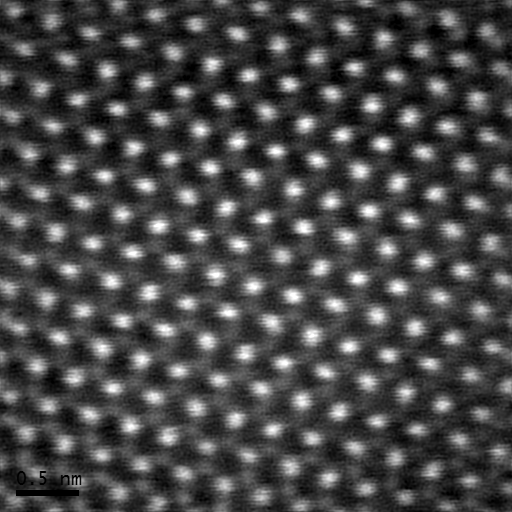
%> input picture Test Image 1.tif, 512 x 512 px
$ octave AtomicCounter.m   (GNU Octave 9; MATLAB toolbox functions it lacks are replaced by stand-ins)
%> lines starting %> are read from the running program, lines starting %| are printed output that depends on the picture; in (x1, y1, x2, y2) boxes, pixels count from 0 and x2, y2 are one past the last pixel; in counts of white or black regions, pixels touching at a corner belong together; the program's own positions count from 1
% AtomicCounter.m
%
% - Matlab script for counting the number of atoms in a HRTEM micrograph
% - Only suitable for heavy atoms such as Mo or W

% Import file
filename = uigetfile;
%> the answer given: Test Image 1.tif
I = imread(filename);
%> I is the input picture: size 512x512 uint8; min 0, max 255, mean 70.8

% Create Gaussian-blur-filtered image for comparison
Igaussfiltered = imgaussfilt(I,0.1);

% Threshold image into binary
% level = graythresh(I);
bwimage = im2bw(Igaussfiltered,0.25);
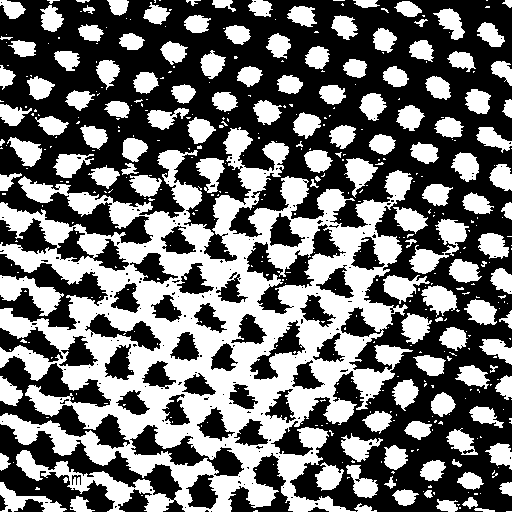
%> bwimage: size 512x512 logical; 43.5% white; 434 white regions (305 under 20 px), largest, box (x1, y1, x2, y2) and area: (0, 127, 413, 512) 67365, (0, 275, 64, 316) 1233, (409, 219, 469, 274) 1223

% Filter binary image based on particle size
bwimagefiltered = bwareafilt(bwimage,[5 300]);
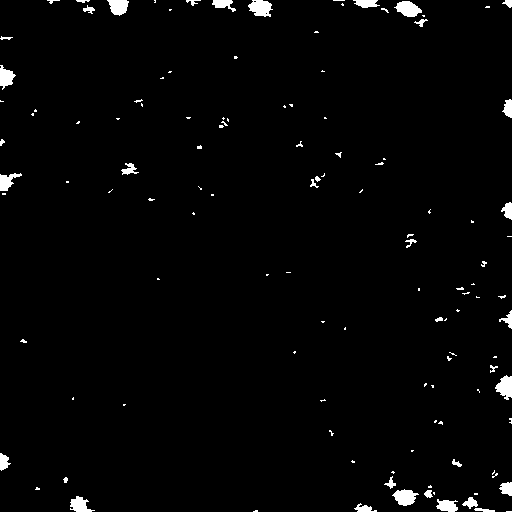
%> bwimagefiltered: size 512x512 logical; 1.9% white; 122 white regions (84 under 20 px)

% Get particle statistics
dummy = bwlabel(bwimagefiltered);
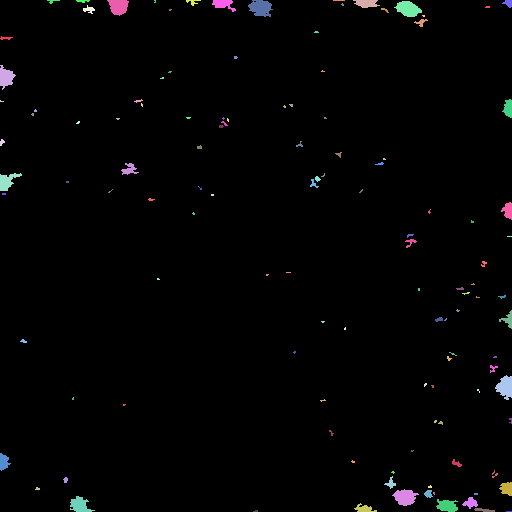
%> dummy: size 512x512 double; 123 distinct labels, from 0 to 122; one colour per label, 0 black
imagestats = regionprops(dummy, 'basic');
%> imagestats = 122 regions; largest, box (x1, y1, x2, y2), Area and Centroid: (248, 0, 273, 17) 299 [261.3 8.6], (394, 1, 422, 17) 290 [408.7 9.5], (392, 489, 419, 506) 287 [405.7 497.8], (495, 375, 512, 400) 278 [505.8 387.7], (107, 0, 129, 16) 249 [119.1 7.2]
numberofatoms = length(imagestats)
%> numberofatoms = 122
imshowpair(Igaussfiltered,bwimagefiltered,'montage')
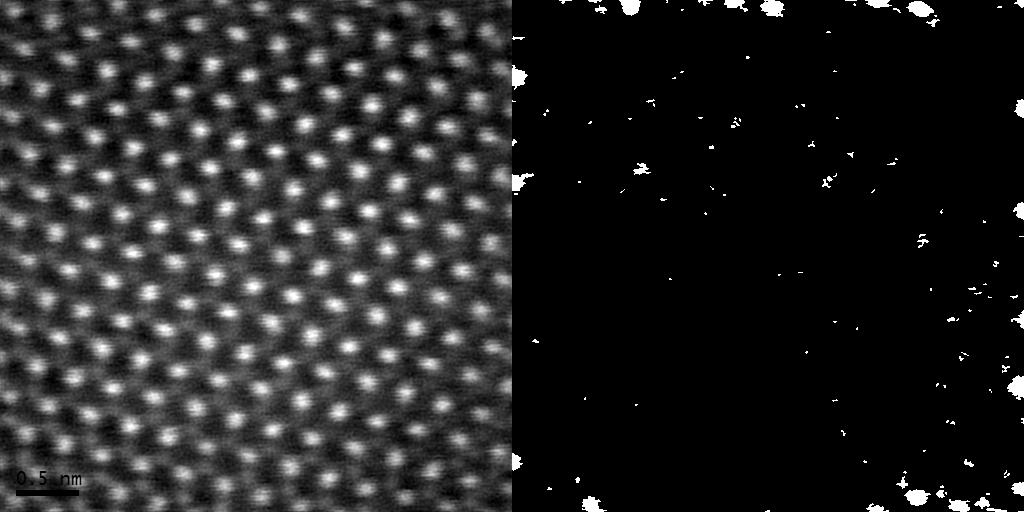
%> displayed picture: size 512x1024, on the screen's scale of 0 to 255; min 0, max 255, mean 37.8

$ run again, on Test Image 3.tif
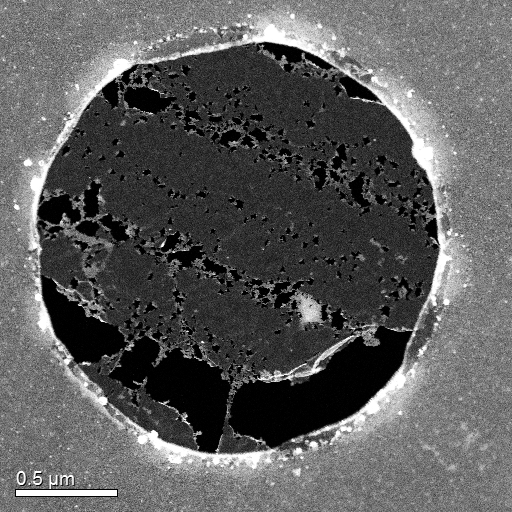
%> input picture Test Image 3.tif, 512 x 512 px
%> I is the input picture: size 512x512 uint8; min 0, max 255, mean 91.5
%> bwimage: size 512x512 logical; 59.6% white; 238 black regions (225 under 20 px), largest, box (x1, y1, x2, y2) and area: (37, 42, 439, 453) 104846, (15, 488, 118, 497) 219, (329, 170, 350, 184) 125
%> bwimagefiltered: size 512x512 logical; 3.2% white in thin lines or dots, all inside (x1, y1, x2, y2) = (45, 45, 428, 447)
%> `dummy = bwlabel(bwimagefiltered);`:
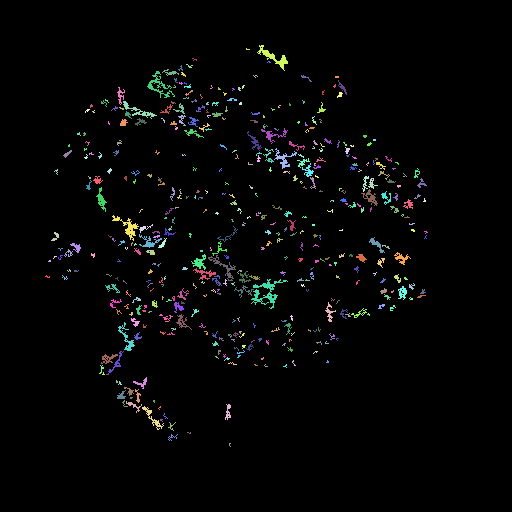
%> dummy: size 512x512 double; 448 distinct labels, from 0 to 447; one colour per label, 0 black
%> imagestats = 447 regions; largest, box (x1, y1, x2, y2), Area and Centroid: (251, 279, 288, 309) 292 [267 293.2], (257, 45, 288, 71) 192 [274.2 57.8], (147, 71, 175, 98) 185 [159.9 86.3], (112, 215, 139, 241) 179 [128.5 227.5], (208, 255, 236, 281) 140 [224.6 267.7]
%> numberofatoms = 447
%> `imshowpair(Igaussfiltered,bwimagefiltered,'montage')`:
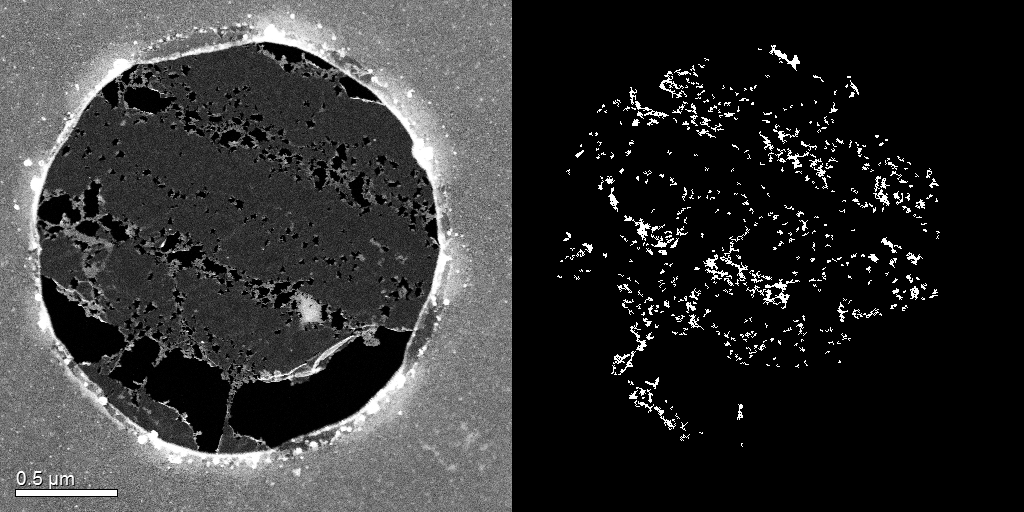
%> displayed picture: size 512x1024, on the screen's scale of 0 to 255; min 0, max 255, mean 49.8

$ run again, on Test Image 4.tif
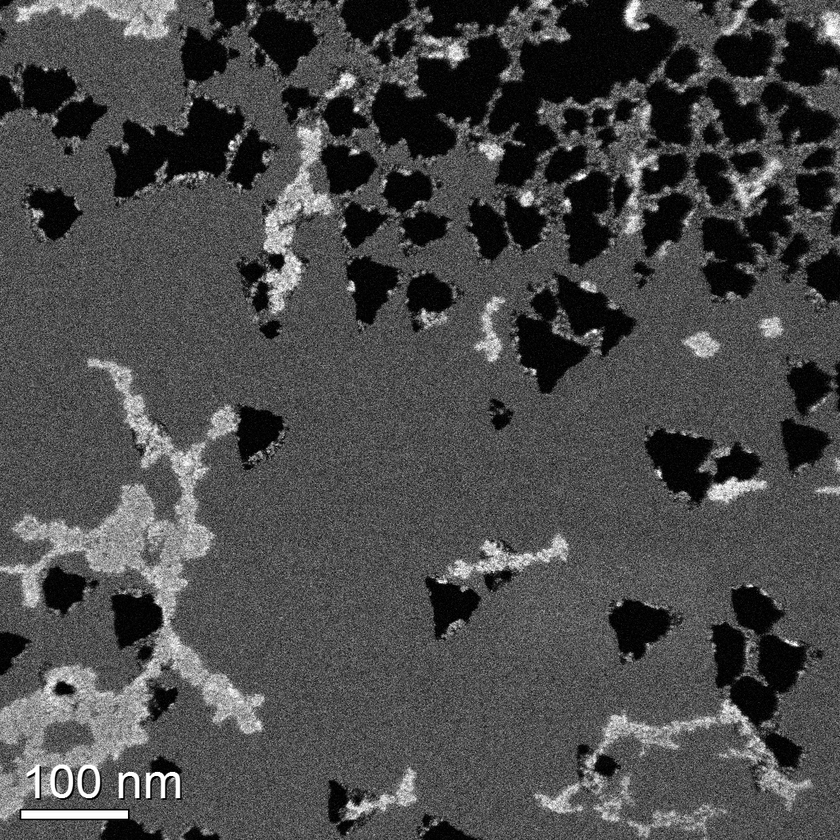
%> input picture Test Image 4.tif, 840 x 840 px, shrunk from 1024 x 1024 before the run
%> I is the input picture: size 840x840x3 uint8; min 0, max 255, mean 73.5
%> `bwimage = im2bw(Igaussfiltered,0.25);`:
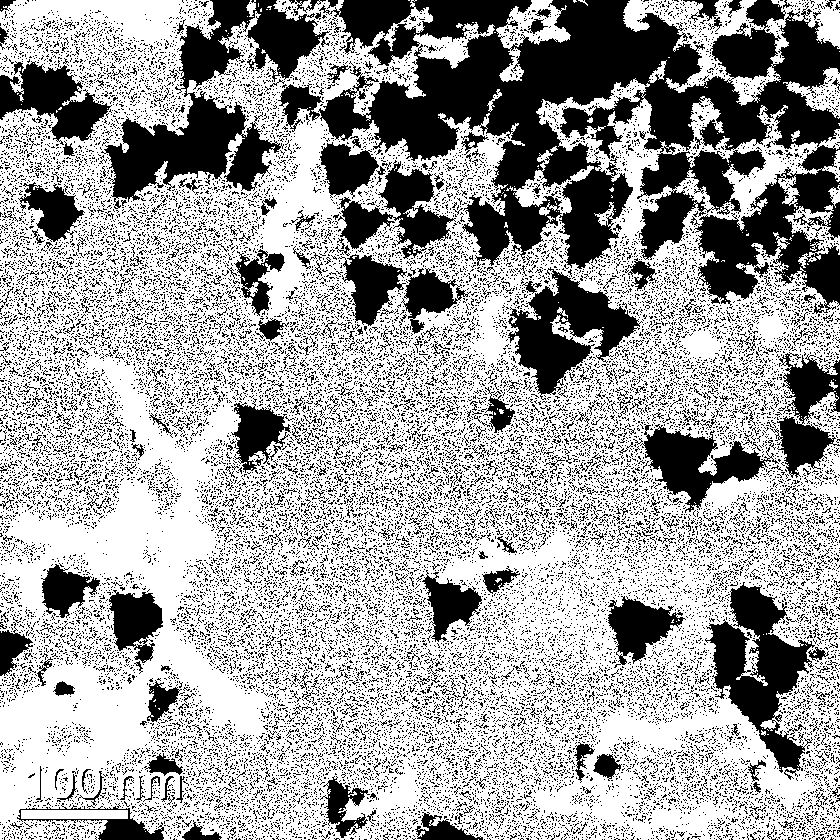
%> bwimage: size 840x840 logical; 64.2% white; 27040 black regions (26598 under 20 px), largest, box (x1, y1, x2, y2) and area: (318, 0, 840, 314) 78110, (101, 0, 330, 209) 16129, (705, 582, 815, 780) 8846
%> bwimagefiltered: size 840x840 logical; 0.15% white; 41 white regions (29 under 20 px)
%> dummy: size 840x840 double; 42 distinct labels, from 0 to 41
%> imagestats = 41 regions; largest, box (x1, y1, x2, y2), Area and Centroid: (648, 60, 667, 83) 166 [658.8 73.5], (828, 185, 840, 208) 139 [835.7 195.9], (246, 0, 256, 17) 99 [252 8.5], (487, 89, 502, 112) 94 [494.9 100.4], (791, 130, 800, 142) 56 [796.1 136.2]
%> numberofatoms = 41
%> `imshowpair(Igaussfiltered,bwimagefiltered,'montage')`:
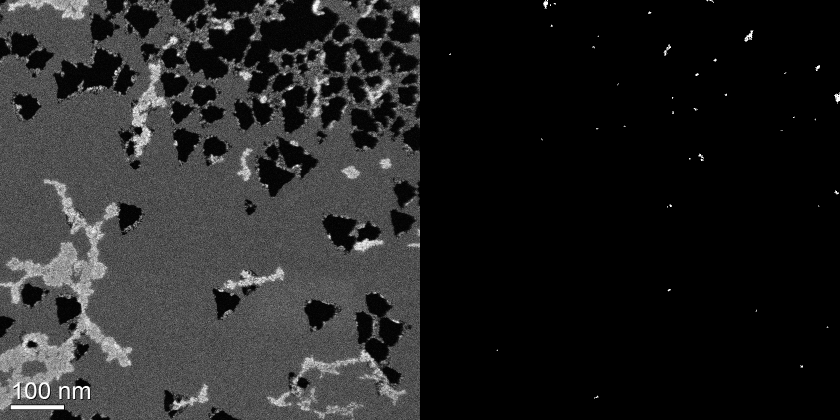
%> displayed picture: size 840x1680x3, on the screen's scale of 0 to 255 (shown at 1/2 size); min 0, max 255, mean 37

$ run again, on Test Image 5.tif
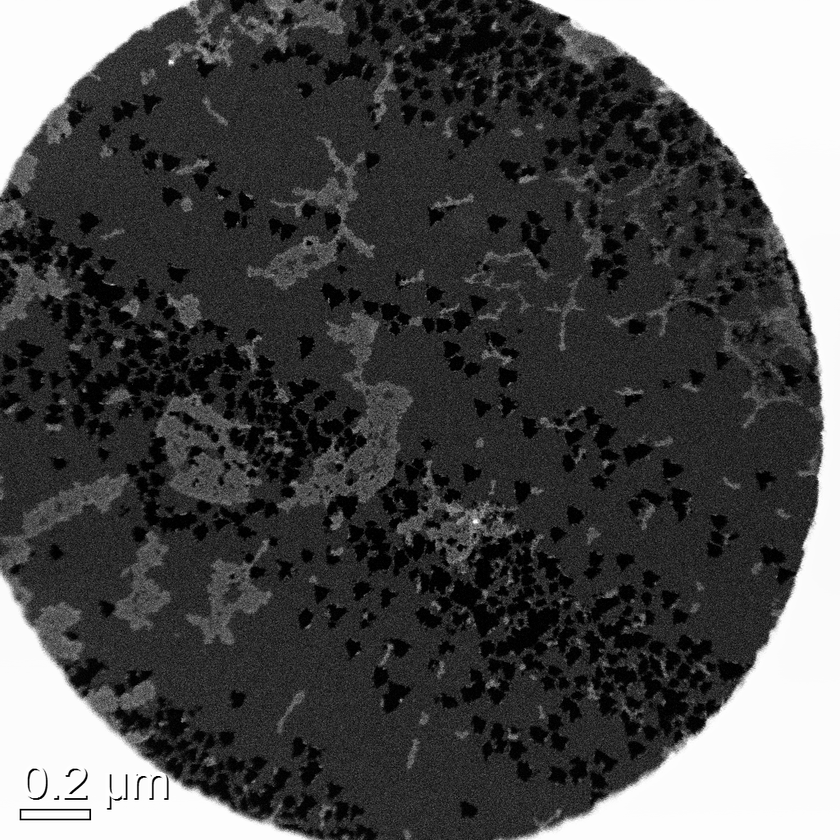
%> input picture Test Image 5.tif, 840 x 840 px, shrunk from 1024 x 1024 before the run
%> I is the input picture: size 840x840x3 uint8; min 0, max 255, mean 77.7
%> bwimage: size 840x840 logical; 28.7% white; 9517 white regions (9330 under 20 px), largest, box (x1, y1, x2, y2) and area: (493, 0, 840, 840) 88119, (0, 474, 323, 840) 36474, (0, 0, 236, 199) 18668
%> bwimagefiltered: size 840x840 logical; 2.1% white; 467 white regions (302 under 20 px)
%> `dummy = bwlabel(bwimagefiltered);`:
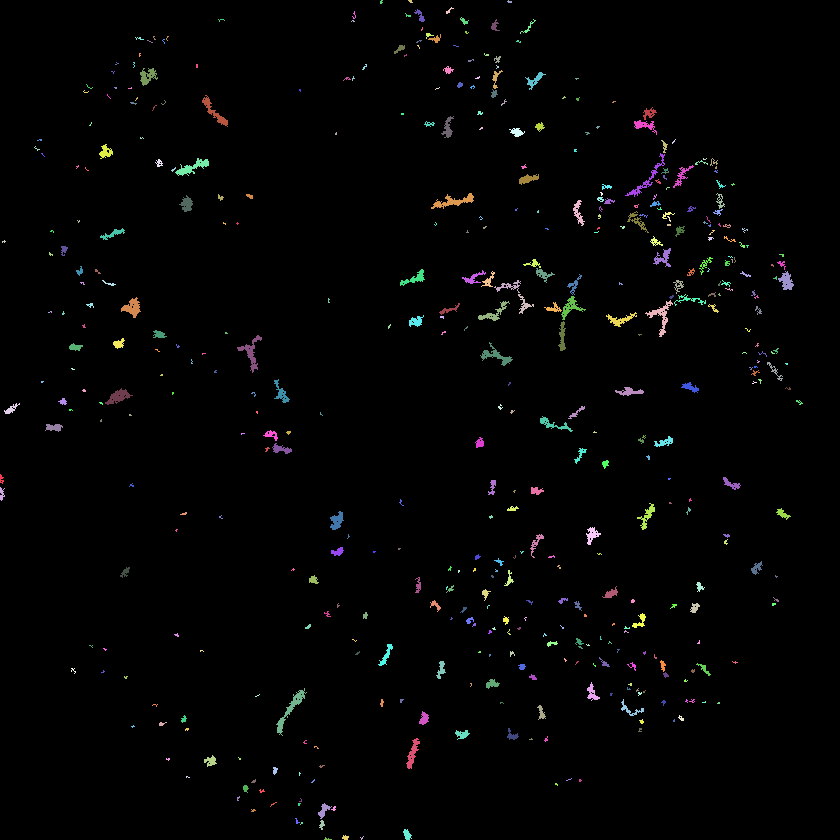
%> dummy: size 840x840 double; 468 distinct labels, from 0 to 467; one colour per label, 0 black
%> imagestats = 467 regions; largest, box (x1, y1, x2, y2), Area and Centroid: (276, 688, 307, 736) 289 [291.3 709.9], (431, 193, 474, 209) 254 [453.9 202.1], (237, 335, 262, 373) 247 [251.8 353.1], (645, 300, 673, 337) 242 [661.9 316.7], (175, 158, 209, 176) 230 [193.1 167.9]
%> numberofatoms = 467
%> `imshowpair(Igaussfiltered,bwimagefiltered,'montage')`:
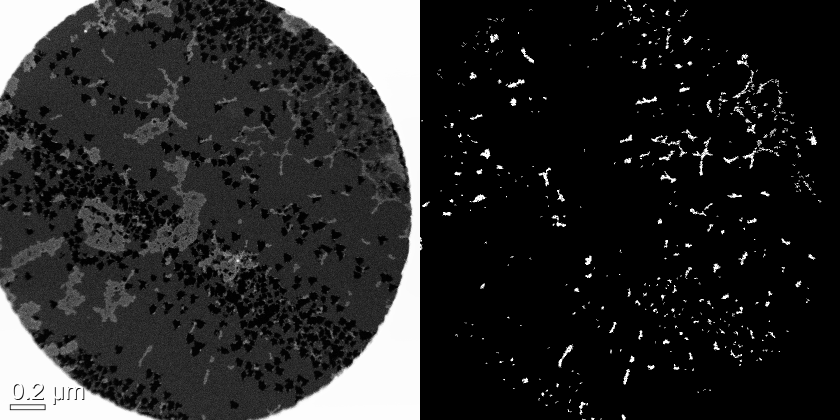
%> displayed picture: size 840x1680x3, on the screen's scale of 0 to 255 (shown at 1/2 size); min 0, max 255, mean 41.5
